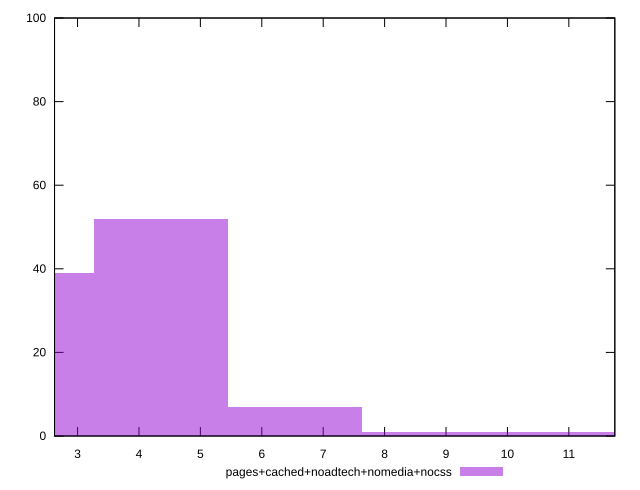

Write the gnuplot code that produced this figure.
reset

$pagesCachedNoadtechNomediaNocss <<EOF
4.359759685409785 52
2.1798798427048927 39
8.71951937081957 1
10.899399213524463 1
6.539639528114678 7
EOF

set key outside below
set boxwidth 2.1798798427048927
set xrange [2.625:11.748999999999999]
set yrange [0:100]
set trange [0:100]
set style fill transparent solid 0.5 noborder
set terminal svg size 640, 490 enhanced background rgb 'white'
set output "report_00020_2021-02-19T21:17:38.612Z2/server-response-time/comparison/histogram/4_vs_5.svg"

plot $pagesCachedNoadtechNomediaNocss title "pages+cached+noadtech+nomedia+nocss" with boxes

reset
